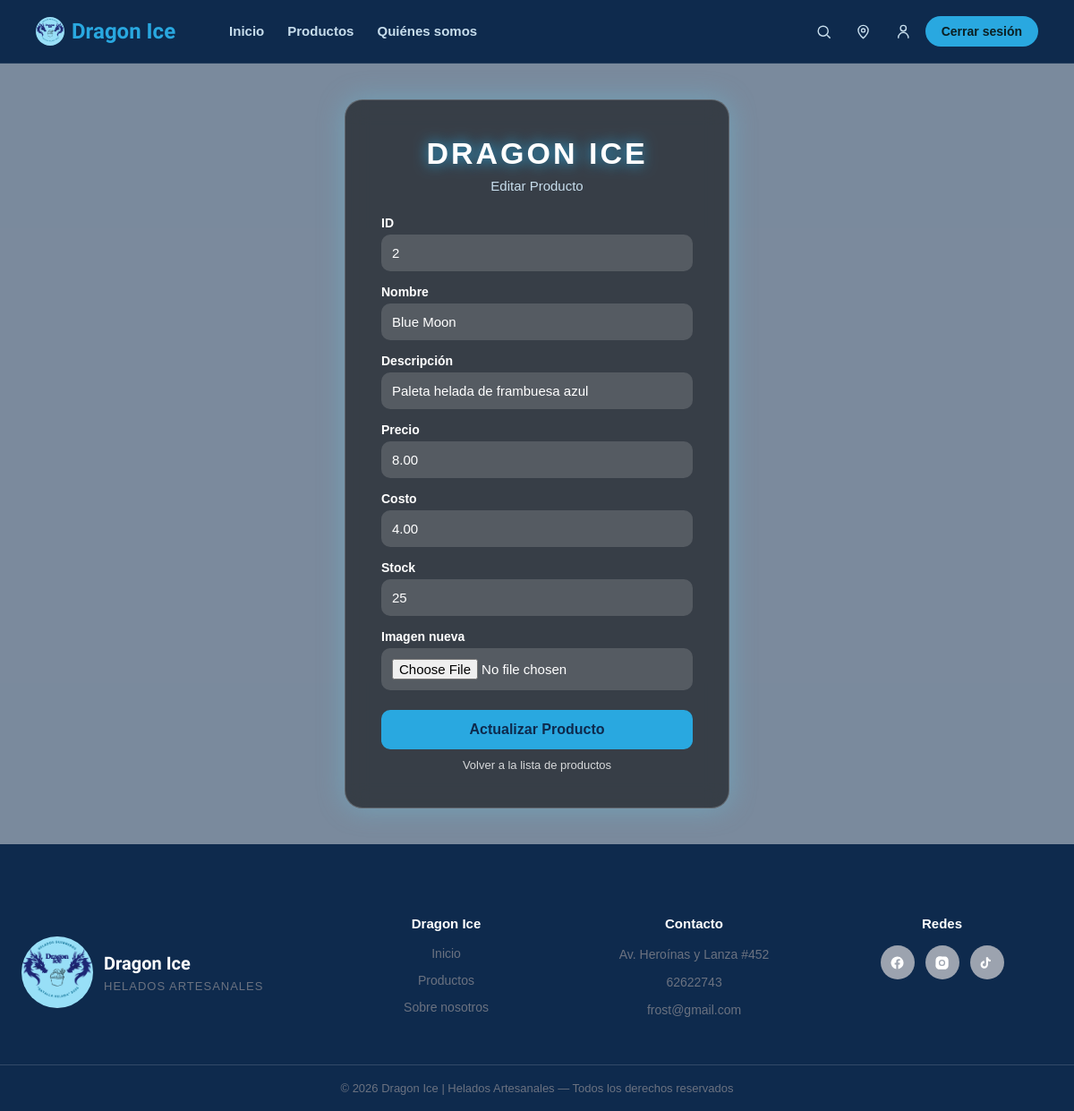
The page /producto/updateproducto.php?id=2 (signed in) on the database its author committed.
### tables this page shows
CREATE TABLE productos (
    id INT NOT NULL,
    nombre VARCHAR(80) NOT NULL,
    descripcion VARCHAR(150) NOT NULL,
    precio DECIMAL(10,2) NOT NULL,
    costo DECIMAL(10,2) NOT NULL,
    stock INT NOT NULL DEFAULT 0,
    imagen VARCHAR(200) NOT NULL,
    PRIMARY KEY (id)
);

### producto/updateproducto.php (the view, shortened to what this page needs)
<?php
include("../conexion.php");
$id=isset($_GET['id'])?$_GET['id']:0;$resultado=$conexion->query("SELECT * FROM productos WHERE id='$id'");if($resultado->num_rows==0){die("Producto no encontrado");}$fila=$resultado->fetch_assoc();$nombre=$fila['nombre'];$descripcion=$fila['descripcion'];$precio=$fila['precio'];$costo=$fila['costo'];$stock=$fila['stock'];$imagen=$fila['imagen'];
?>
<!DOCTYPE html>
<html lang="es">
<head>
</head>
<body>
<?php include("../menu.php"); ?>
<section class="auth-section">
    <video autoplay muted loop>
        <source src="../helado1.mp4" type="video/mp4">
    </video>
    <div class="overlay"></div>
    <main>
        <div class="form-box">
            <h1>DRAGON ICE</h1>
            <p class="subtitulo">Editar Producto</p>
            <form id="formulario" action="updateproducto2.php" method="POST" enctype="multipart/form-data">
                <label>ID</label>
                <input type="number"
                name="id"
                value="<?php echo $fila['id']; ?>"
                readonly>
                <label>Nombre</label>
                <input type="text"
                name="nombre"
                value="<?php echo $fila['nombre']; ?>">
                <label>Descripción</label>
                <input type="text"
                name="descripcion"
                value="<?php echo $fila['descripcion']; ?>">
                <label>Precio</label>
                <input type="number"
                name="precio"
                value="<?php echo $fila['precio']; ?>">
                <label>Costo</label>
                <input type="number"
                name="costo"
                value="<?php echo $fila['costo']; ?>">
                <label>Stock</label>
                <input type="number"
                name="stock"
                value="<?php echo $fila['stock']; ?>">
                <label>Imagen nueva</label>
                <input type="file" name="imagen">
                <input type="submit" value="Actualizar Producto">
            </form>
            <a href="read.all.producto.php" class="volver">Volver a la lista de productos</a>
        </div>
    </main>
</section>
<?php include("../paginaprincipal/piedepagina.php"); ?>
</body>
</html>

### producto/updateproducto.php (style rules this page uses)
:root { --azul-oscuro:#0e2a4d; --celeste:#63d4f2; --menta:#7be0c4; --texto-suave:#d9f6ff; }
* { margin: 0; padding: 0; box-sizing: border-box; font-family: Arial, Helvetica, sans-serif; }
.auth-section { position:relative; width:100%; min-height:100vh; overflow:hidden; }
.auth-section video { position:absolute; top:50%; left:50%; transform:translate(-50%,-50%); width:100%; height:100%; object-fit:cover; z-index:0; }
.auth-section .overlay { position:absolute; inset:0; background:rgba(14,42,77,0.55); z-index:1; }
.auth-section main { position:relative; z-index:2; min-height:100vh; display:flex; justify-content:center; align-items:center; padding:40px 20px; }
.form-box { width:100%; max-width:430px; padding:40px; background:rgba(0,0,0,0.55); backdrop-filter:blur(12px); border-radius:20px; border:1px solid rgba(255,255,255,0.2); box-shadow:0 0 30px rgba(99,212,242,0.35); text-align:center; }
.form-box h1 { color:white; font-size:34px; letter-spacing:3px; margin-bottom:8px; text-shadow:0 0 15px var(--celeste); }
.form-box .subtitulo { color:var(--texto-suave); margin-bottom:25px; font-size:15px; }
.form-box form { text-align:left; }
.form-box label { display:block; text-align:left; color:white; margin-bottom:5px; margin-top:15px; font-weight:bold; font-size:14px; }
.form-box input, .form-box select { width:100%; padding:12px; border:none; border-radius:10px; outline:none; background:rgba(255,255,255,0.15); color:white; font-size:15px; }
.form-box input::placeholder { color:rgba(255,255,255,0.65); }
.form-box input[type="submit"], .form-box button[type="submit"] { width:100%; margin-top:22px; padding:13px; border:none; border-radius:10px; background:var(--celeste); color:var(--azul-oscuro); font-size:16px; font-weight:bold; cursor:pointer; transition:0.3s; }
.form-box .volver { display:block; margin-top:10px; color:white; font-size:13px; opacity:0.8; text-decoration:none; text-align:center; }

### menu.php (style rules this page uses)
:root { --fondo-1:#0b1f22; --fondo-2:#123338; --fondo-3:#1b4a52; --celeste:#63d4f2; --menta:#7be0c4; --blanco:#ffffff; --texto-suave:#c7ddec; }
* { margin:0; padding:0; box-sizing:border-box; font-family:Arial, Helvetica, sans-serif; }

### paginaprincipal/piedepagina.php (style rules this page uses)
:root { --azul-oscuro:#0e2a4d; --celeste:#29a8e0; --gris-texto:#6b7280; --gris-titulo:#374151; --gris-borde:#e5e7eb; }

### rows shown on the page
productos: id "2", nombre "Blue Moon", descripcion "Paleta helada de frambuesa azul", precio "8.00", costo "4.00", stock "25"
